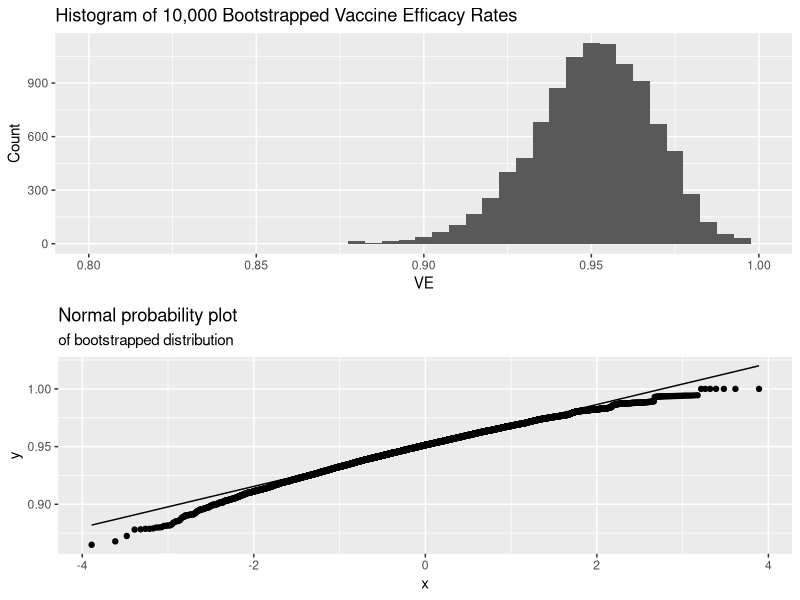

Generate this figure with R:
## ---- chunk 1

pi_ci <- qbeta(p=c(0.025,0.975), 8.700102, 163)


upper_ci_prior1 <- (1-2*pi_ci[1])/(1-pi_ci[1])
lower_ci_prior1 <- (1-2*pi_ci[2])/(1-pi_ci[2])
## ---- chunk 2
pi_ci_3 <- qbeta(p=c(0.025,0.975), 1, 1)
pi_ci_3
## ---- chunk 3
pi_ci2 <- qbeta(p=c(0.025,0.975), 9, 163)

upper_ci_prior2 <- (1-2*pi_ci2[1])/(1-pi_ci2[1])
lower_ci_prior2 <- (1-2*pi_ci2[2])/(1-pi_ci2[2])
upper_ci_prior2
lower_ci_prior2
## ---- chunk 4
t <- 8
psi <- 77/81
second_deriv <- ((t * (-3 + 2 * psi))/((2 - 3 * psi + psi ** 2) ** 2)) + ((170 - t) / ((2 - psi) ** 2))
## ---- chunk 5
t = 8
likelihood_fn <- function(p) {
  log(choose(170, t)) + t * log((1 - p)/(2 - p)) + (170 - t) * log(1/(2 - p))
}
likelihood_fn(77/81)
likelihood_fn(0)
likelihood_fn(1)
## ---- chunk 6
t <- 8
psi <- 77/81
second_deriv <- ((t * (-3 + 2 * psi))/((2 - 3 * psi + psi ** 2) ** 2)) + ((170 - t) / ((2 - psi) ** 2))
lo <- psi + qnorm(0.05/2) * sqrt(1 / (-second_deriv))
hi <- psi - qnorm(0.05/2) * sqrt(1 / (-second_deriv))
lo
hi
## ---- chunk 7
# Requirements
library(ggplot2)
library(dplyr)
library(gridExtra)
set.seed(342)

# Data from study
n <- 17411
m <- 17511
pi_v_hat <- 8/n
pi_p_hat <- 162/m

# Helper function to compute psi from bootstrapped data
get_efficacy <- function(x_bar, y_bar) {
  1 - (x_bar / y_bar)
}

# Number of trials, B
B <- 10000
# Vaccine efficacy psi for our dataset
psi <- get_efficacy(pi_v_hat, pi_p_hat)

# Run bootstrap
boot_sim <- lapply(1:B, FUN = function(i){ 
    # generate a re-sample from known distribution
    x_bar = rbinom(1, n, pi_v_hat) / n
    y_bar = rbinom(1, m, pi_p_hat) / m
    
    #calculate bootstrapped efficacy and return value as dataframe
    psi_bootstrapped = get_efficacy(x_bar, y_bar)
    data.frame(psi_bootstrapped)
   })

boot_sim_psi <- do.call(rbind, boot_sim)

# Large histogram
p1 <- ggplot(data=boot_sim_psi, 
       mapping = aes(psi_bootstrapped))+
  geom_histogram(binwidth =0.01)+
  labs(title="Histogram of 10,000 Bootstrapped Vaccine Efficacy Rates",x="VE",y="Count")+
  xlim(0, 1)

# Detailed histogram with normality
p2_1 <- ggplot(data=boot_sim_psi, 
       mapping = aes(psi_bootstrapped))+
  geom_histogram(binwidth =0.005)+
  labs(title="Histogram of 10,000 Bootstrapped Vaccine Efficacy Rates",x="VE",y="Count")+
  xlim(0.8, 1)

# Normal qq
p2_2 <- ggplot(data = boot_sim_psi,
             mapping = aes(sample = psi_bootstrapped)) +
  stat_qq(distribution = qnorm) + 
  stat_qq_line(distribution = qnorm) + 
  labs(title = "Normal probability plot",
       subtitle = "of bootstrapped distribution")

# Center of bootstrapped confidence interval for psi
bootstrapped_center <-mean(boot_sim_psi$psi_bootstrapped)

# Compute Bootstrap confidence interval
# Percentile method
percentile_method<-boot_sim_psi %>% summarize(lower = quantile(psi_bootstrapped,.025),
                      upper = quantile(psi_bootstrapped, .975))
percentile_method # See output

median <- quantile(boot_sim_psi$psi_bootstrapped, 0.5)

# Bias adjusted Standard bootstrap method
standard_bootstrap<-boot_sim_psi %>% summarise(boot_mean=mean(psi_bootstrapped),
                          boot_se = sd(psi_bootstrapped),
                          bias = boot_mean-psi,
                          lower = psi + qnorm(p=0.025) * boot_se,
                          upper = psi - qnorm(p=0.025) * boot_se)

standard_bootstrap # See output

summary_table <- matrix(c(percentile_method$lower,percentile_method$upper,standard_bootstrap$lower,standard_bootstrap$upper),ncol=2,byrow=TRUE)
colnames(summary_table) <- c("Lower","Upper")
rownames(summary_table) <- c("Percentile Method","Standard Bootstrap")
summary_table <- as.table(summary_table)
summary_table
## ---- chunk 8
grid.arrange(p2_1, p2_2)
## ---- chunk 9
posterior_median_pi <- qbeta(0.5, 8.700102, 163)
posterior_median_pi

(1-0.04893234*2)/(1-0.04893234)

